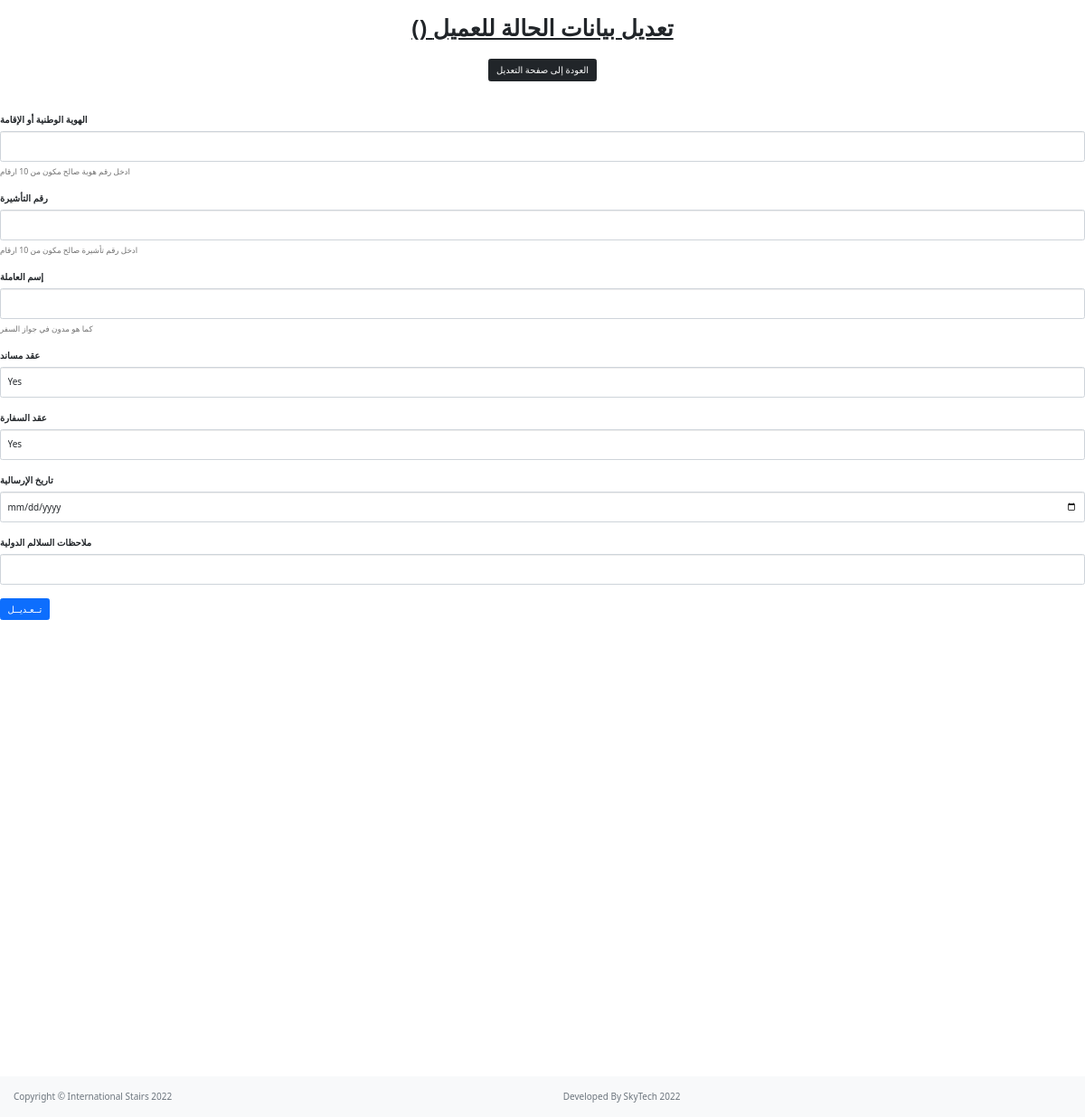
The app's page /edit?id=2, older data.
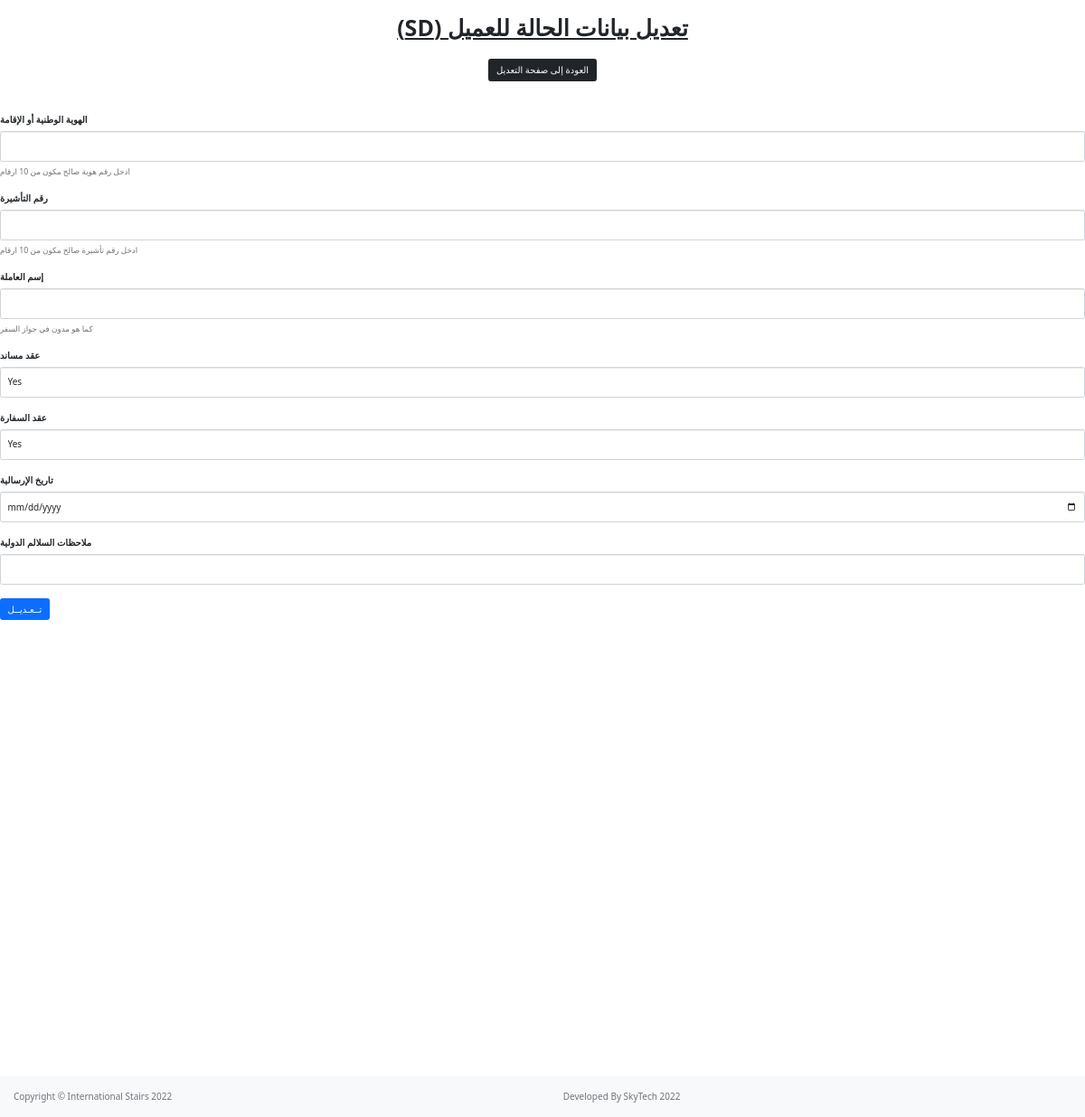
The same page, newer data.
### main.py (models this page shows)
class Users(db.Model):
    __tablename__ = "users"
    id = db.Column(db.Integer, primary_key=True)
    name = db.Column(db.String(250), nullable=False)
    nid_or_iqama = db.Column(db.BIGINT, nullable=False)
    contact_No = db.Column(db.BIGINT, nullable=False)
    visa = db.Column(db.BIGINT, nullable=False)
    request_date = db.Column(db.Date, nullable=False)
    worker_name = db.Column(db.String(250), nullable=False)
    type = db.Column(db.String(250), nullable=False)
    agency = db.Column(db.String(250), nullable=False)
    selected_or_recommended = db.Column(db.String(250), nullable=False)
    musaned = db.Column(db.String(250), nullable=False)
    embassy_contract = db.Column(db.String(250), nullable=False)
    shipment_date = db.Column(db.Date, nullable=False)
    deployment_date = db.Column(db.String(500), nullable=True)  # Salalim Remarks
    status = db.Column(db.String(1000), nullable=False)

### main.py (the view, shortened to what this page needs)
@app.route("/edit", methods=["GET", "POST"])
def edit():
    form = EditUser()
    user_id = request.args.get("id")
    updated_user = Users.query.get(user_id)
    return render_template("edit.html", form=form, user=updated_user)

### main.py
class EditUser(FlaskForm):
    nid_or_iqama = StringField(' الهوية الوطنية أو الإقامة', validators=[length(max=10)],
                               description="ادخل رقم هوية صالح مكون من 10 ارقام")
    visa = StringField('رقم التأشيرة', validators=[length(max=10)],
                       description="ادخل رقم تأشيرة صالح مكون من 10 ارقام")
    worker_name = StringField('إسم العاملة', validators=[length(max=150)],
                              description='كما هو مدون في جواز السفر')
    musaned = SelectField('عقد مساند', choices=["  Yes", "   No"])
    embassy_contract = SelectField('عقد السفارة', choices=[" Yes", "   No"])
    shipment_date = DateField(' تاريخ الإرسالية', format='%Y-%m-%d')
    deployment_date = StringField('ملاحظات السلالم الدولية ', validators=[length(max=1000)])
    submit = SubmitField('تــعـديــل')

### templates/edit.html (shortened to what this page needs)
{% extends 'bootstrap/base.html' %}
{% import "bootstrap/wtf.html" as wtf %}
{% block styles %}
  {{ super() }}
  <link rel="stylesheet" href="{{ url_for('static', filename='css/styles.css') }}">
{% endblock %}
{% block content %}
<br>
<div class="content">
    <h1 class="heading" style="text-align:center"><b><u> ({{user.name}}) تعديل بيانات الحالة للعميل  </u></b> </h1>
    <div class="heading">
<br>
    <h1 class="heading" style="text-align:center"><a href="{{url_for('users_list')}}" class="btn btn-dark"> العودة إلى صفحة التعديل </a> </h1>
</div>
</div>
<br><br>
<div class="content">
    <div class="content">
      {{ wtf.quick_form(form,novalidate=True,button_map={'submit':'primary'}, form_type="horizontal",horizontal_columns=('md',5, 5))}}
</div>
</div>
<br><br><br><br><br><br><br><br><br><br><br><br><br><br><br><br><br><br><br><br><br><br><br><br><br><br><br><br><br><br><br><br>
{%include "footer.html"%}
    {% endblock %}

Row changes from the older to the newer data that the page shows:
added Users: name "SD"
